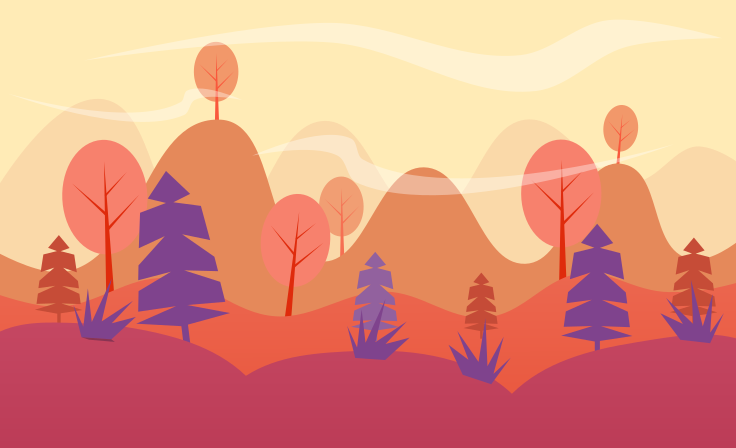

Tiled map render using the project's own tile images. Description and the whole map definition, tile-layer contents included, below:
An orthogonal 23x14 tile map with 32x32 px tiles, 1 tile layer (Tile Layer 1).

<map version="1.2" tiledversion="1.3.4" orientation="orthogonal" renderorder="right-down" width="23" height="14" tilewidth="32" tileheight="32" infinite="0" nextlayerid="2" nextobjectid="1">
 <tileset firstgid="1" source="BG.tsx" />
 <layer id="1" name="Tile Layer 1" width="23" height="14">
  <data encoding="csv">
1,2,3,4,5,6,7,8,9,10,11,12,13,14,15,16,17,18,19,20,21,22,23,
24,25,26,27,28,29,30,31,32,33,34,35,36,37,38,39,40,41,42,43,44,45,46,
47,48,49,50,51,52,53,54,55,56,57,58,59,60,61,62,63,64,65,66,67,68,69,
70,71,72,73,74,75,76,77,78,79,80,81,82,83,84,85,86,87,88,89,90,91,92,
93,94,95,96,97,98,99,100,101,102,103,104,105,106,107,108,109,110,111,112,113,114,115,
116,117,118,119,120,121,122,123,124,125,126,127,128,129,130,131,132,133,134,135,136,137,138,
139,140,141,142,143,144,145,146,147,148,149,150,151,152,153,154,155,156,157,158,159,160,161,
162,163,164,165,166,167,168,169,170,171,172,173,174,175,176,177,178,179,180,181,182,183,184,
185,186,187,188,189,190,191,192,193,194,195,196,197,198,199,200,201,202,203,204,205,206,207,
208,209,210,211,212,213,214,215,216,217,218,219,220,221,222,223,224,225,226,227,228,229,230,
231,232,233,234,235,236,237,238,239,240,241,242,243,244,245,246,247,248,249,250,251,252,253,
254,255,256,257,258,259,260,261,262,263,264,265,266,267,268,269,270,271,272,273,274,275,276,
277,278,279,280,281,282,283,284,285,286,287,288,289,290,291,292,293,294,295,296,297,298,299,
300,301,302,303,304,305,306,307,308,309,310,311,312,313,314,315,316,317,318,319,320,321,322
</data>
 </layer>
</map>
